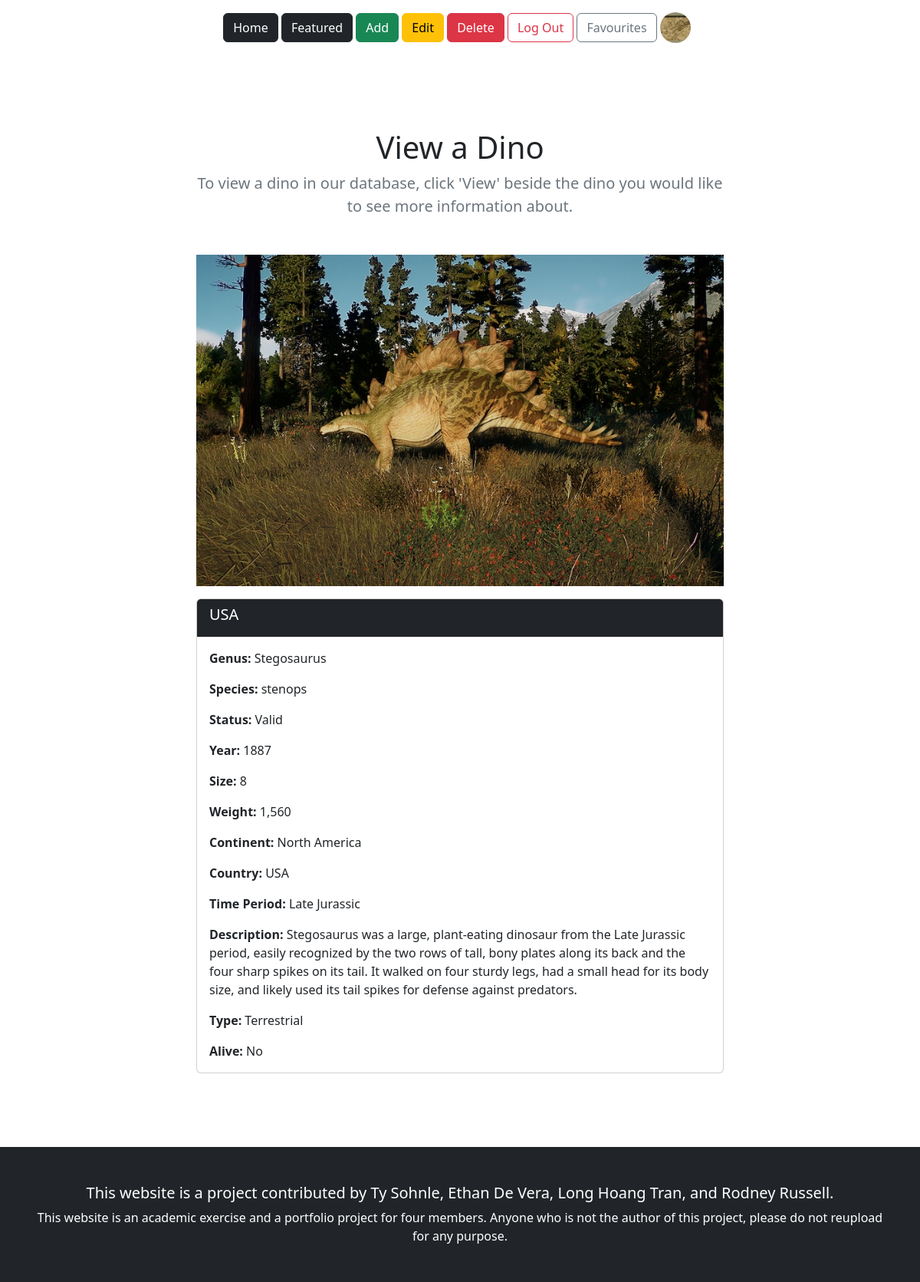
Page /view.php?id=1 (signed in) on the committed database.
### tables this page shows
CREATE TABLE `dinobase` (
    `id` INT AUTO_INCREMENT NOT NULL PRIMARY KEY,
    `genus_name` VARCHAR(100) NULL,
    `species_name` VARCHAR(100) NOT NULL,
    `status` ENUM('Valid', 'Nomen Nudum', 'Nomen Dubium', 'Rejected') NOT NULL,
    `year` INT NOT NULL,
    `size` DECIMAL(7,2) UNSIGNED NULL,
    `weight` DECIMAL(15,1) UNSIGNED NULL,
    `continent` INT NOT NULL CHECK (continent > 0 AND continent < 8),
    `country` VARCHAR(50) NOT NULL,
    `time_period` ENUM('Early Triassic', 'Late Triassic', 'Early Jurassic', 'Late Jurassic', 'Early Cretaceous', 'Late Cretaceous') NULL,
    `description` TEXT NOT NULL,
    `type` ENUM('Terrestrial','Avian','Aquatic') NULL,
    `is_alive` BOOLEAN NOT NULL,
    `url` VARCHAR(200) NOT NULL,
    `user_id` INT NULL,
    FOREIGN KEY (user_id) REFERENCES group_1_catalogue_admin(account_id)
);

### private/prepared.php (called while the page is built, shortened)
<?php
function execute_prepared_statement($query, $params = [], $types = "")
{
    global $connection;
    $statement = $connection->prepare($query);
    if (!empty($params)) {
        $statement->bind_param($types, ...$params);
    }
    if (!$statement->execute()) {
        die("Execution failed: " . $statement->error);
    }
    if (str_starts_with(strtoupper($query), "SELECT")) {
        return $statement->get_result();
    }
    return TRUE;
}
function select_dino_by_id($id)
{
    $query = "SELECT * FROM dinobase WHERE id = ?;";
    $result = execute_prepared_statement($query, [$id], "i");
    return $result->fetch_assoc();
}

### private/functions.php (called while the page is built, shortened)
<?php
$continents_array = [
    1 => "North America",
    2 => "South America",
    3 => "Africa",
    4 => "Europe",
    5 => "Asia",
    6 => "Australia",
    7 => "Antarctica"
];

### public/includes/dino-card.php (the view)
<?php
$row = $row ?? [];
$year = $year ?? 0;
$size = $size ?? 0;
$weight = $weight ?? 0;
$continent = $continent ?? 'Unknown';
$country = $country ?? 'Unknown';
$time_period = $time_period ?? 0;
$description = $description ?? 'No description available';
function field($array, $key, $default = 'Unknown') {
    return $array[$key] ?? $default;
}
?>
<div class="card px-0">
    <div class="card-header text-bg-dark">
        <h3 class="card-title fw-light fs-5">
            <?= field($row, 'country', $country); ?>
        </h3>
    </div>
    <div class="card-body">
        <p class="card-text"><span class="fw-bold">Genus: </span>
            <?= field($row, 'genus_name'); ?>
        </p>
        <p class="card-text"><span class="fw-bold">Species: </span>
            <?= field($row, 'species_name'); ?>
        </p>
        <p class="card-text"><span class="fw-bold">Status: </span>
            <?= field($row, 'status'); ?>
        </p>
        <p class="card-text"><span class="fw-bold">Year: </span>
            <?= htmlspecialchars($year); ?>
        </p>
        <p class="card-text"><span class="fw-bold">Size: </span>
            <?= number_format($size); ?>
        </p>
        <p class="card-text"><span class="fw-bold">Weight: </span>
            <?= number_format($weight); ?>
        </p>
        <p class="card-text"><span class="fw-bold">Continent: </span>
            <?= $continent; ?>
        </p>
        <p class="card-text"><span class="fw-bold">Country: </span>
            <?= $country; ?>
        </p>
        <p class="card-text"><span class="fw-bold">Time Period: </span>
            <?= htmlspecialchars($time_period); ?>
        </p>
        <p class="card-text"><span class="fw-bold">Description: </span>
            <?= htmlspecialchars($description); ?>
        </p>
        <p class="card-text"><span class="fw-bold">Type: </span>
            <?= field($row, 'type'); ?>
        </p>
        <p class="card-text"><span class="fw-bold">Alive: </span>
            <?= field($row, 'is_alive') == 1 ? 'Yes' : 'No'; ?>
        </p>
    </div>
</div>

### public/view.php (shortened to what this page needs)
<?php
include 'includes/header.php';
$dino_id = $_GET['id'] ?? '';
$dino_id = filter_var($dino_id, FILTER_VALIDATE_INT);
if ($dino_id) {
    $dino = select_dino_by_id($dino_id);
} else {
    $dino = null;
}
?>
<?php
    $show_full = $dino['url'] ?? 'placeholder.avif';
    if (!empty($show_full)) : ?>
        <div class="mb-3">
            <img src="../data/img/full/<?= htmlspecialchars($show_full); ?>" alt="Dino full image" style="max-width:100%; height:auto;">
        </div>
    <?php endif; ?>
<?php
$row = $dino;
$year = $dino['year'] ?? 0;
$size = $dino['size'] ?? 0;
$weight = $dino['weight'] ?? 0;
$continent = $continents_array[$dino['continent']] ?? 'Unknown';
$country = $dino['country'] ?? 'Unknown';
$time_period = $dino['time_period'] ?? 'Unknown';
$description = $dino['description'] ?? 'No description available';
include 'includes/dino-card.php';
?>
<?php include 'includes/footer.php'; ?>

### rows in the picture
dinobase: url (picture), country "USA", genus_name "Stegosaurus", species_name "stenops", status "Valid", type "Terrestrial"

### other values in the picture
$title "View a Dino"
$introduction "To view a dino in our database, click 'View' beside the dino you would like to see more information about."
$year "1887"
$size "8"
$weight "1,560"
$continent "North America"
$country "USA"
$time_period "Late Jurassic"
